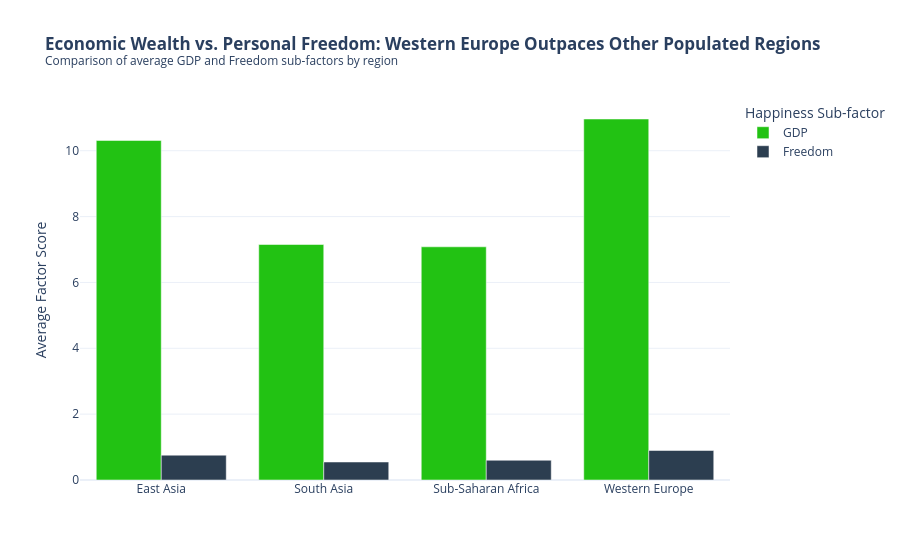

Here is the notebook cell this chart was saved with:
### Markdown cell above
---
## Done? Stretch Goal

If you finish both tasks with time to spare, try this:

**Task 3 (stretch):** Build a **grouped bar chart** comparing 2 sub-factors (e.g. `GDP_per_capita` and `Freedom`) across the 5 most populated regions. Use colour meaningfully and write an insight title.

Regions to include: `'Western Europe'`, `'Latin America'`, `'East Asia'`, `'Sub-Saharan Africa'`, `'South Asia'`

### Code cell
# Task 3: Grouped Bar Chart comparing GDP and Freedom
# --------------------------------------------------

selected_regions = ['Western Europe', 'Latin America', 'East Asia', 'Sub-Saharan Africa', 'South Asia']
df_filtered = df[df['Region'].isin(selected_regions)].copy()

grouped_data = df_filtered.groupby('Region')[['GDP', 'Freedom']].mean().reset_index()

melted_data = grouped_data.melt(id_vars='Region', var_name='Factor', value_name='Score')

fig3 = px.bar(melted_data, 
             x='Region', 
             y='Score', 
             color='Factor', 
             barmode='group',
             title="<b>Economic Wealth vs. Personal Freedom: Western Europe Outpaces Other Populated Regions</b><br><sup>Comparison of average GDP and Freedom sub-factors by region</sup>",
             color_discrete_map={'GDP': "#22c213", 'Freedom': '#2c3e50'},
             template='plotly_white')

fig3.update_layout(
    xaxis_title="",
    yaxis_title="Average Factor Score",
    legend_title="Happiness Sub-factor"
)

fig3.show()

### Figure 1 — Plotly figure (JSON) as saved in the notebook; plotly's stock layout.template omitted (floating-point values rounded to 4 significant figures)
{"data": [{"alignmentgroup": "True", "hovertemplate": "Factor=GDP<br>Region=%{x}<br>Score=%{y}<extra></extra>", "legendgroup": "GDP", "marker": {"color": "#22c213", "pattern": {"shape": ""}}, "name": "GDP", "offsetgroup": "GDP", "orientation": "v", "showlegend": true, "textposition": "auto", "type": "bar", "x": ["East Asia", "South Asia", "Sub-Saharan Africa", "Western Europe"], "xaxis": "x", "y": [10.31, 7.152, 7.082, 10.96], "yaxis": "y"}, {"alignmentgroup": "True", "hovertemplate": "Factor=Freedom<br>Region=%{x}<br>Score=%{y}<extra></extra>", "legendgroup": "Freedom", "marker": {"color": "#2c3e50", "pattern": {"shape": ""}}, "name": "Freedom", "offsetgroup": "Freedom", "orientation": "v", "showlegend": true, "textposition": "auto", "type": "bar", "x": ["East Asia", "South Asia", "Sub-Saharan Africa", "Western Europe"], "xaxis": "x", "y": [0.754, 0.5463, 0.5994, 0.8961], "yaxis": "y"}], "layout": {"barmode": "group", "legend": {"title": {"text": "Happiness Sub-factor"}, "tracegroupgap": 0}, "title": {"text": "<b>Economic Wealth vs. Personal Freedom: Western Europe Outpaces Other Populated Regions</b><br><sup>Comparison of average GDP and Freedom sub-factors by region</sup>"}, "xaxis": {"anchor": "y", "domain": [0, 1], "title": {"text": ""}}, "yaxis": {"anchor": "x", "domain": [0, 1], "title": {"text": "Average Factor Score"}}}}
